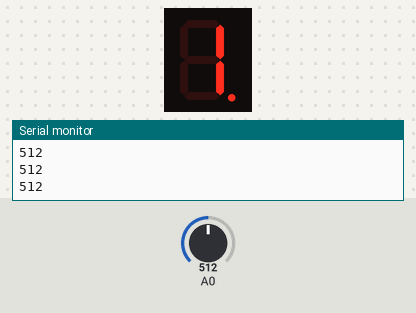
A sketch run on a simulated Arduino Uno, built with avr-gcc and run on an emulated ATmega328P. On the bench: 1-digit seven-segment display, the last lines printed to the serial monitor. Wiring (inferred from the names in the program): 1-digit 7-segment display, segments lit when LOW: segments pin 8, pin 3, pin 9, pin 6, pin 4, pin 5, pin 7, pin 2. The test bench sets the inputs (shaded band); at power-on: A0 = 512. The segment pins are drawn as the display they are named for.

Above: at 1.3 s.
1.4 s: A0 set to 890
At 3.5 s:
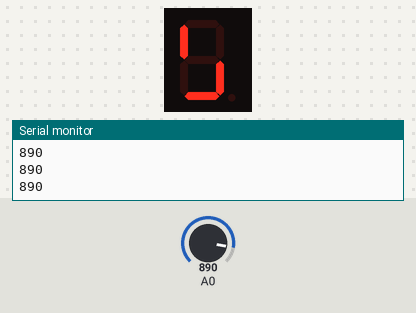
3.8 s: A0 set to 919
At 6.5 s:
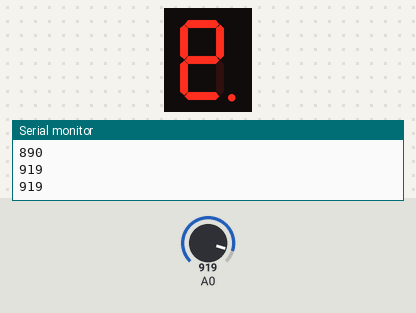
6.8 s: A0 set to 719
At 8.1 s:
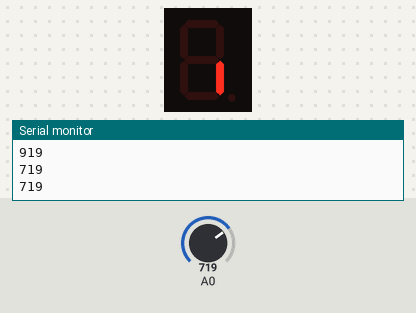
9.0 s: A0 set to 691
At 10.9 s:
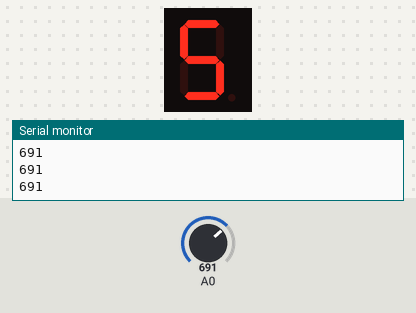
11.3 s: A0 set to 290
At 13.4 s:
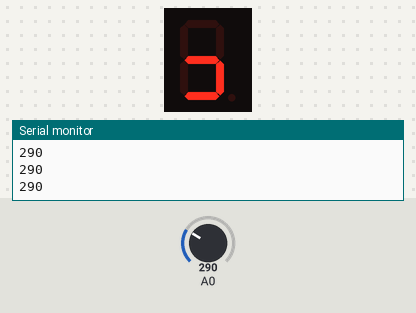
13.7 s: A0 set to 122
At 15.8 s:
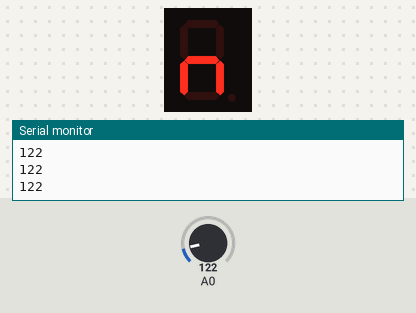
Timing chart, 0 to 17.0 s (numbered marks = the images above; inputs shaded):
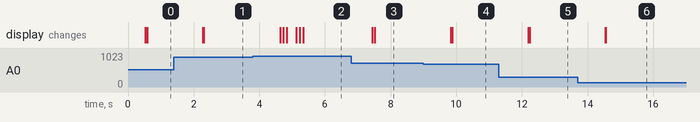

Measured:
- the behaviour switches between 900 and 901 on A0 (found by bisection; images 1 and 2)
- the behaviour switches between 701 and 700 on A0 (found by bisection; images 3 and 4)
- after the input at 1.4 s, the display: first changes after 0.87 s (image 1 shows a later state)
- after the input at 3.8 s, the display: first changes after 0.83 s (image 2 shows a later state)
- after the input at 6.8 s, the display: first changes after 0.63 s (image 3 shows a later state)
- after the input at 9.0 s, the display: first changes after 0.83 s (image 4 shows a later state)
- after the input at 11.3 s, the display: first changes after 0.89 s (image 5 shows a later state)
- after the input at 13.7 s, the display: first changes after 0.84 s (image 6 shows a later state)

The sketch:

Potenciometro.ino
```cpp
int segmentos[] = {2, 3, 4, 5, 6, 7, 8, 9};
int digitos[][8] = {
  {1,1,1,1,1,1,0,1}, //0
  {0,1,1,0,0,0,0,0}, //1
  {1,1,0,1,1,0,1,0}, //2
  {1,1,1,1,0,0,1,0}, //3
  {0,1,1,0,0,1,1,0}, //4
  {1,0,1,1,0,1,1,0}, //5
  {0,0,1,1,1,1,1,0}, //6
  {1,1,1,0,0,0,0,0}, //7
  {1,1,1,1,1,1,1,0}, //8
  {1,1,1,0,0,1,1,0}, //9
  {0,0,0,0,0,0,0,1}, //.
};

void setup() {
  for(int i = 0; i < 8; i++){
    pinMode(segmentos[i], OUTPUT);
  }

  Serial.begin(9600);
  pinMode(A0, INPUT);
}

void loop() {
  int potenciometro = analogRead(A0);
  Serial.println(potenciometro);
  delay(500);

  if(potenciometro <= 10){
    for(int i = 0; i < 9; i++){
      digitalWrite(segmentos[i], digitos[0][i]);
      delay(10);
    }
  }
  else if(potenciometro > 10 & potenciometro <= 100){
    for(int i = 0; i < 9; i++){
      digitalWrite(segmentos[i], digitos[1][i]);
      delay(10);
    }
  }
  else if(potenciometro > 100 & potenciometro <= 200){
    for(int i = 0; i < 9; i++){
      digitalWrite(segmentos[i], digitos[2][i]);
      delay(10);
    }
  }
  else if(potenciometro > 200 & potenciometro <= 300){
    for(int i = 0; i < 9; i++){
      digitalWrite(segmentos[i], digitos[3][i]);
      delay(10);
    }
  }
  else if(potenciometro > 300 & potenciometro <= 400){
    for(int i = 0; i < 9; i++){
      digitalWrite(segmentos[i], digitos[4][i]);
      delay(10);
    }
  }
  else if(potenciometro > 400 & potenciometro <= 500){
    for(int i = 0; i < 9; i++){
      digitalWrite(segmentos[i], digitos[5][i]);
      delay(10);
    }
  }
  else if(potenciometro > 500 & potenciometro <= 600){
    for(int i = 0; i < 9; i++){
      digitalWrite(segmentos[i], digitos[6][i]);
      delay(10);
    }
  }
  else if(potenciometro > 600 & potenciometro <= 700){
    for(int i = 0; i < 9; i++){
      digitalWrite(segmentos[i], digitos[7][i]);
      delay(10);
    }
  }
  else if(potenciometro > 700 & potenciometro <= 800){
    for(int i = 0; i < 9; i++){
      digitalWrite(segmentos[i], digitos[8][i]);
      delay(10);
    }
  }
  else if(potenciometro > 800 & potenciometro <= 900){
    for(int i = 0; i < 9; i++){
      digitalWrite(segmentos[i], digitos[9][i]);
      delay(10);
    }
  }
  else{
    for(int i = 0; i < 9; i++){
      digitalWrite(segmentos[i], digitos[10][i]);
      delay(100);
    }
  }

}
```
